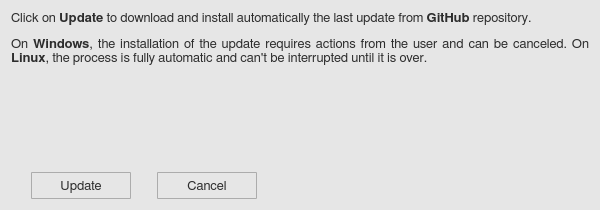
<?xml version="1.0" encoding="UTF-8"?>
<ui version="4.0">
 <class>updateWindow</class>
 <widget class="QWidget" name="updateWindow">
  <property name="geometry">
   <rect>
    <x>0</x>
    <y>0</y>
    <width>600</width>
    <height>210</height>
   </rect>
  </property>
  <property name="minimumSize">
   <size>
    <width>0</width>
    <height>0</height>
   </size>
  </property>
  <property name="maximumSize">
   <size>
    <width>16777215</width>
    <height>16777215</height>
   </size>
  </property>
  <property name="font">
   <font>
    <family>FreeSans</family>
    <pointsize>10</pointsize>
    <weight>50</weight>
    <bold>false</bold>
    <stylestrategy>PreferAntialias</stylestrategy>
    <kerning>true</kerning>
   </font>
  </property>
  <property name="windowTitle">
   <string>Ready to update</string>
  </property>
  <property name="windowIcon">
   <iconset>
    <normaloff>icons/egads_update_icon.svg</normaloff>icons/egads_update_icon.svg</iconset>
  </property>
  <property name="styleSheet">
   <string notr="true">QWidget {
	background-color: rgb(230,230,230);
}</string>
  </property>
  <layout class="QGridLayout" name="gridLayout">
   <item row="0" column="0">
    <widget class="QLabel" name="uw_label_1">
     <property name="sizePolicy">
      <sizepolicy hsizetype="Expanding" vsizetype="Preferred">
       <horstretch>0</horstretch>
       <verstretch>0</verstretch>
      </sizepolicy>
     </property>
     <property name="minimumSize">
      <size>
       <width>0</width>
       <height>0</height>
      </size>
     </property>
     <property name="maximumSize">
      <size>
       <width>16777215</width>
       <height>16777215</height>
      </size>
     </property>
     <property name="font">
      <font>
       <family>FreeSans</family>
       <pointsize>10</pointsize>
       <weight>50</weight>
       <bold>false</bold>
       <stylestrategy>PreferAntialias</stylestrategy>
       <kerning>true</kerning>
      </font>
     </property>
     <property name="styleSheet">
      <string notr="true">QLabel {
   color: rgb(45,45,45);
}</string>
     </property>
     <property name="frameShape">
      <enum>QFrame::NoFrame</enum>
     </property>
     <property name="frameShadow">
      <enum>QFrame::Plain</enum>
     </property>
     <property name="lineWidth">
      <number>0</number>
     </property>
     <property name="midLineWidth">
      <number>0</number>
     </property>
     <property name="text">
      <string>&lt;html&gt;&lt;head/&gt;&lt;body&gt;&lt;p align=&quot;justify&quot;&gt;Click on &lt;span style=&quot; font-weight:600;&quot;&gt;Update&lt;/span&gt; to download and install automatically the last update from &lt;span style=&quot; font-weight:600;&quot;&gt;GitHub&lt;/span&gt; repository.&lt;/p&gt;&lt;p align=&quot;justify&quot;&gt;On &lt;span style=&quot; font-weight:600;&quot;&gt;Windows&lt;/span&gt;, the installation of the update requires actions from the user and can be canceled. On &lt;span style=&quot; font-weight:600;&quot;&gt;Linux&lt;/span&gt;, the process is fully automatic and can't be interrupted until it is over.&lt;/p&gt;&lt;/body&gt;&lt;/html&gt;</string>
     </property>
     <property name="textFormat">
      <enum>Qt::AutoText</enum>
     </property>
     <property name="alignment">
      <set>Qt::AlignJustify|Qt::AlignTop</set>
     </property>
     <property name="wordWrap">
      <bool>true</bool>
     </property>
    </widget>
   </item>
   <item row="1" column="0">
    <spacer name="verticalSpacer_2">
     <property name="orientation">
      <enum>Qt::Vertical</enum>
     </property>
     <property name="sizeHint" stdset="0">
      <size>
       <width>20</width>
       <height>6</height>
      </size>
     </property>
    </spacer>
   </item>
   <item row="2" column="0">
    <layout class="QHBoxLayout" name="horizontalLayout_2">
     <item>
      <spacer name="horizontalSpacer_4">
       <property name="orientation">
        <enum>Qt::Horizontal</enum>
       </property>
       <property name="sizeType">
        <enum>QSizePolicy::Fixed</enum>
       </property>
       <property name="sizeHint" stdset="0">
        <size>
         <width>20</width>
         <height>20</height>
        </size>
       </property>
      </spacer>
     </item>
     <item>
      <widget class="QToolButton" name="uw_update_button">
       <property name="minimumSize">
        <size>
         <width>100</width>
         <height>27</height>
        </size>
       </property>
       <property name="maximumSize">
        <size>
         <width>100</width>
         <height>27</height>
        </size>
       </property>
       <property name="font">
        <font>
         <family>FreeSans</family>
         <pointsize>10</pointsize>
         <weight>50</weight>
         <bold>false</bold>
         <stylestrategy>PreferDefault</stylestrategy>
         <kerning>true</kerning>
        </font>
       </property>
       <property name="styleSheet">
        <string notr="true">QToolButton {
	border: 1px solid #acacac;
	border-radius: 1px;
	background-color: qlineargradient(x1:0, y1:0, x2:0, y2:1,
									stop:0 #f0f0f0, stop:1 #e5e5e5);
    color: rgb(45,45,45);
}

QToolButton:hover {
	border: 1px solid #7eb4ea;
	border-radius: 1px;
	background-color: qlineargradient(x1:0, y1:0, x2:0, y2:1,
									stop:0 #ecf4fc, stop:1 #dcecfc);
}

QToolButton:pressed {
	border: 1px solid #579de5;
	border-radius: 1px;
	background-color: qlineargradient(x1:0, y1:0, x2:0, y2:1,
									stop:0 #daecfc, stop:1 #c4e0fc);
}</string>
       </property>
       <property name="text">
        <string>Update</string>
       </property>
       <property name="iconSize">
        <size>
         <width>25</width>
         <height>25</height>
        </size>
       </property>
      </widget>
     </item>
     <item>
      <spacer name="horizontalSpacer_3">
       <property name="orientation">
        <enum>Qt::Horizontal</enum>
       </property>
       <property name="sizeType">
        <enum>QSizePolicy::Fixed</enum>
       </property>
       <property name="sizeHint" stdset="0">
        <size>
         <width>20</width>
         <height>20</height>
        </size>
       </property>
      </spacer>
     </item>
     <item>
      <widget class="QToolButton" name="uw_cancel_button">
       <property name="minimumSize">
        <size>
         <width>100</width>
         <height>27</height>
        </size>
       </property>
       <property name="maximumSize">
        <size>
         <width>100</width>
         <height>27</height>
        </size>
       </property>
       <property name="font">
        <font>
         <family>FreeSans</family>
         <pointsize>10</pointsize>
         <weight>50</weight>
         <bold>false</bold>
         <stylestrategy>PreferDefault</stylestrategy>
         <kerning>true</kerning>
        </font>
       </property>
       <property name="styleSheet">
        <string notr="true">QToolButton {
	border: 1px solid #acacac;
	border-radius: 1px;
	background-color: qlineargradient(x1:0, y1:0, x2:0, y2:1,
									stop:0 #f0f0f0, stop:1 #e5e5e5);
    color: rgb(45,45,45);
}

QToolButton:hover {
	border: 1px solid #7eb4ea;
	border-radius: 1px;
	background-color: qlineargradient(x1:0, y1:0, x2:0, y2:1,
									stop:0 #ecf4fc, stop:1 #dcecfc);
}

QToolButton:pressed {
	border: 1px solid #579de5;
	border-radius: 1px;
	background-color: qlineargradient(x1:0, y1:0, x2:0, y2:1,
									stop:0 #daecfc, stop:1 #c4e0fc);
}</string>
       </property>
       <property name="text">
        <string>Cancel</string>
       </property>
       <property name="iconSize">
        <size>
         <width>25</width>
         <height>25</height>
        </size>
       </property>
      </widget>
     </item>
     <item>
      <spacer name="horizontalSpacer_2">
       <property name="orientation">
        <enum>Qt::Horizontal</enum>
       </property>
       <property name="sizeType">
        <enum>QSizePolicy::Expanding</enum>
       </property>
       <property name="sizeHint" stdset="0">
        <size>
         <width>20</width>
         <height>20</height>
        </size>
       </property>
      </spacer>
     </item>
    </layout>
   </item>
  </layout>
 </widget>
 <resources/>
 <connections/>
</ui>
